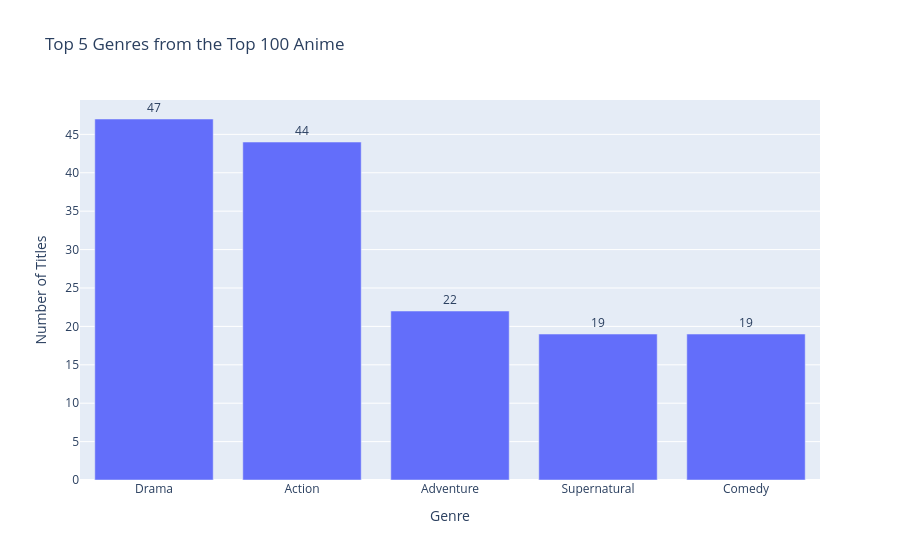

Notebook code cell kept with this figure:
### Markdown cell above
**Answer: The 5 genres that appear most frequently in the top 100 anime are: Drama (47), Action (44), Adventure (22), Supernatural (19), and Comedy (19).**

### Code cell
import plotly.express as px

fig = px.bar(
    top5_genre_names,
    x="genre",
    y="count",
    title="Top 5 Genres from the Top 100 Anime",
    labels={"genre": "Genre", "count": "Number of Titles"},
    text="count",
)

fig.update_traces(textposition="outside")
fig.update_layout(xaxis_title="Genre", yaxis_title="Number of Titles")
fig.show()

### Figure 1 — Plotly figure (JSON) as saved in the notebook; plotly's stock layout.template omitted (floating-point values rounded to 4 significant figures)
{"data": [{"hovertemplate": "Genre=%{x}<br>Number of Titles=%{text}<extra></extra>", "legendgroup": "", "marker": {"color": "#636efa", "pattern": {"shape": ""}}, "name": "", "orientation": "v", "showlegend": false, "text": [47.0, 44.0, 22.0, 19.0, 19.0], "textposition": "outside", "type": "bar", "x": ["Drama", "Action", "Adventure", "Supernatural", "Comedy"], "xaxis": "x", "y": [47, 44, 22, 19, 19], "yaxis": "y"}], "layout": {"barmode": "relative", "legend": {"tracegroupgap": 0}, "title": {"text": "Top 5 Genres from the Top 100 Anime"}, "xaxis": {"anchor": "y", "domain": [0, 1], "title": {"text": "Genre"}}, "yaxis": {"anchor": "x", "domain": [0, 1], "title": {"text": "Number of Titles"}}}}
